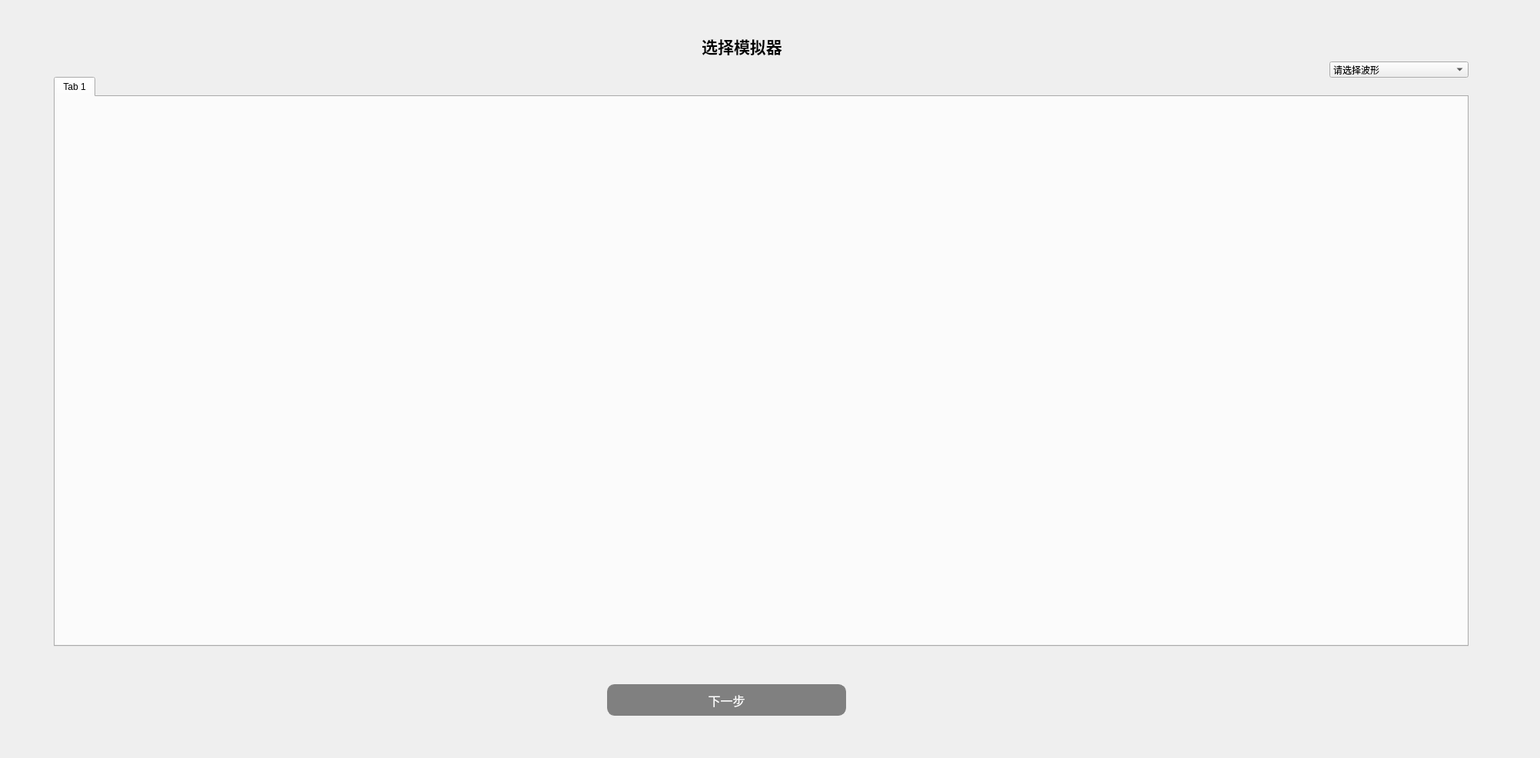
<?xml version="1.0" encoding="UTF-8"?>
<ui version="4.0">
 <class>choose1</class>
 <widget class="QWidget" name="choose1">
  <property name="geometry">
   <rect>
    <x>0</x>
    <y>0</y>
    <width>2004</width>
    <height>986</height>
   </rect>
  </property>
  <property name="windowTitle">
   <string>Form</string>
  </property>
  <property name="styleSheet">
   <string notr="true"/>
  </property>
  <widget class="QPushButton" name="pushButton4">
   <property name="geometry">
    <rect>
     <x>790</x>
     <y>890</y>
     <width>311</width>
     <height>41</height>
    </rect>
   </property>
   <property name="styleSheet">
    <string notr="true">QPushButton{  
    background-color: #808080; /* 背景颜色 */  
    color: #FFFFFF; /* 文字颜色 */  
    border: 1px solid gray; /* 边框宽度、样式和颜色 */  
    border-top-left-radius: 10px; /* 左上角圆角 */  
    border-top-right-radius: 10px; /* 右上角圆角 */  
    border-bottom-left-radius: 10px; /* 左下角圆角 */  
    border-bottom-right-radius: 10px; /* 右下角圆角 */  
    padding: 5px 15px; /* 内边距，这里我稍微调整了水平内边距以匹配原始CSS的视觉效果 */  
    font-size: 16px; /* 注意：Qt样式表不支持直接设置字体大小，这通常需要在控件的父窗口或应用程序级别设置 */  
    transition: background-color 0.3s; /* 背景颜色过渡效果，Qt支持此属性 */  
}  
  
QPushButton:hover {
    /* 悬停时的样式 */
    background-color: #007bff; /* 蓝色背景 */
}

QPushButton:pressed {
    /* 按下时的样式 */
    background-color: #0056b3; /* 更深的蓝色背景 */

}</string>
   </property>
   <property name="text">
    <string>下一步</string>
   </property>
  </widget>
  <widget class="QLabel" name="label">
   <property name="geometry">
    <rect>
     <x>850</x>
     <y>30</y>
     <width>231</width>
     <height>61</height>
    </rect>
   </property>
   <property name="text">
    <string>&lt;html&gt;&lt;head/&gt;&lt;body&gt;&lt;p align=&quot;center&quot;&gt;&lt;span style=&quot; font-size:16pt; font-weight:600;&quot;&gt;选择模拟器&lt;/span&gt;&lt;/p&gt;&lt;/body&gt;&lt;/html&gt;</string>
   </property>
  </widget>
  <widget class="QTabWidget" name="tabWidget">
   <property name="geometry">
    <rect>
     <x>70</x>
     <y>100</y>
     <width>1841</width>
     <height>741</height>
    </rect>
   </property>
   <property name="currentIndex">
    <number>0</number>
   </property>
   <widget class="QWidget" name="tab1">
    <attribute name="title">
     <string>Tab 1</string>
    </attribute>
   </widget>
  </widget>
  <widget class="QComboBox" name="comboBox">
   <property name="geometry">
    <rect>
     <x>1730</x>
     <y>80</y>
     <width>181</width>
     <height>21</height>
    </rect>
   </property>
   <item>
    <property name="text">
     <string>请选择波形</string>
    </property>
   </item>
   <item>
    <property name="text">
     <string>Link4A</string>
    </property>
   </item>
   <item>
    <property name="text">
     <string>Link11</string>
    </property>
   </item>
   <item>
    <property name="text">
     <string>Link11B</string>
    </property>
   </item>
   <item>
    <property name="text">
     <string>Link16</string>
    </property>
   </item>
   <item>
    <property name="text">
     <string>TTNT</string>
    </property>
   </item>
   <item>
    <property name="text">
     <string>Sincgars</string>
    </property>
   </item>
   <item>
    <property name="text">
     <string>HaveQuick</string>
    </property>
   </item>
   <item>
    <property name="text">
     <string>EPLRS</string>
    </property>
   </item>
   <item>
    <property name="text">
     <string>常规模拟</string>
    </property>
   </item>
   <item>
    <property name="text">
     <string>常规数字</string>
    </property>
   </item>
   <item>
    <property name="text">
     <string>模拟J链</string>
    </property>
   </item>
   <item>
    <property name="text">
     <string>模拟UV链</string>
    </property>
   </item>
   <item>
    <property name="text">
     <string>模拟171链</string>
    </property>
   </item>
  </widget>
 </widget>
 <resources/>
 <connections/>
</ui>
